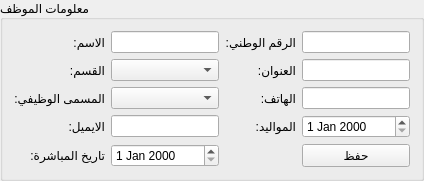
         <widget class="QGroupBox" name="groupBox_2">
          <property name="title">
           <string>معلومات الموظف</string>
          </property>
          <layout class="QGridLayout" name="gridLayout_2">
           <item row="2" column="3">
            <widget class="QLabel" name="phone_label">
             <property name="text">
              <string>الهاتف:</string>
             </property>
            </widget>
           </item>
           <item row="3" column="1">
            <widget class="QLabel" name="email_label">
             <property name="text">
              <string>الايميل:</string>
             </property>
            </widget>
           </item>
           <item row="1" column="3">
            <widget class="QLabel" name="address_label">
             <property name="text">
              <string>العنوان:</string>
             </property>
            </widget>
           </item>
           <item row="3" column="3">
            <widget class="QLabel" name="birthdate_label">
             <property name="text">
              <string>المواليد:</string>
             </property>
            </widget>
           </item>
           <item row="1" column="1">
            <widget class="QLabel" name="department_label">
             <property name="text">
              <string>القسم:</string>
             </property>
            </widget>
           </item>
           <item row="0" column="4">
            <widget class="QLineEdit" name="employee_national_id_input"/>
           </item>
           <item row="1" column="4">
            <widget class="QLineEdit" name="employee_address_input"/>
           </item>
           <item row="3" column="4">
            <widget class="QDateEdit" name="employee_birthdate_input"/>
           </item>
           <item row="2" column="4">
            <widget class="QLineEdit" name="employee_phone_input"/>
           </item>
           <item row="3" column="2">
            <widget class="QLineEdit" name="employee_email_input"/>
           </item>
           <item row="2" column="2">
            <widget class="QComboBox" name="employee_position_combobox"/>
           </item>
           <item row="0" column="3">
            <widget class="QLabel" name="national_id_label">
             <property name="text">
              <string>الرقم الوطني:</string>
             </property>
            </widget>
           </item>
           <item row="2" column="1">
            <widget class="QLabel" name="job_title_label">
             <property name="text">
              <string>المسمى الوظيفي:</string>
             </property>
            </widget>
           </item>
           <item row="1" column="2">
            <widget class="QComboBox" name="employee_department_combobox"/>
           </item>
           <item row="4" column="4">
            <widget class="QPushButton" name="employee_save_btn">
             <property name="text">
              <string>حفظ</string>
             </property>
            </widget>
           </item>
           <item row="4" column="1">
            <widget class="QLabel" name="email_label_4">
             <property name="text">
              <string>تاريخ المباشرة:</string>
             </property>
            </widget>
           </item>
           <item row="4" column="2">
            <widget class="QDateEdit" name="employee_start_date_input"/>
           </item>
           <item row="0" column="1">
            <widget class="QLabel" name="name_label">
             <property name="text">
              <string>الاسم:</string>
             </property>
            </widget>
           </item>
           <item row="0" column="2">
            <widget class="QLineEdit" name="employee_name_input"/>
           </item>
          </layout>
         </widget>
